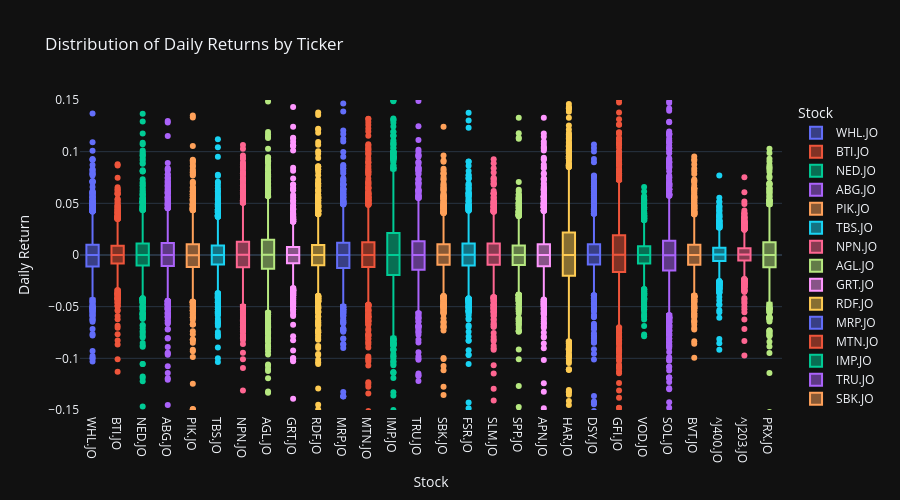

Notebook cell for this chart:
### Markdown cell above
## 3. Return distributions
Daily returns should be approximately normal with fat tails.
Any stock with extreme skew or outliers needs investigation.

### Code cell
# Box plot of daily returns per ticker — quickly shows outliers
fig = px.box(
    master.dropna(subset=["daily_return"]),
    x="ticker",
    y="daily_return",
    title="Distribution of Daily Returns by Ticker",
    color = 'ticker',
    labels={"daily_return": "Daily Return", "ticker": "Stock"},
    template="plotly_dark",
)
fig.update_layout(height=500)
fig.update_yaxes(range=[-0.15, 0.15])
fig.show()

# Summary statistics
print(master.groupby("ticker")["daily_return"].agg(
    ["mean", "std", "skew", "min", "max"]
).round(4).to_string())

### Figure 1 — Plotly figure (JSON) as saved in the notebook; plotly's stock layout.template omitted (floating-point values rounded to 4 significant figures; data arrays with more than 128 entries replaced by an {"elided": "..."} marker saying what was removed)
{"data": [{"alignmentgroup": "True", "hovertemplate": "Stock=%{x}<br>Daily Return=%{y}<extra></extra>", "legendgroup": "WHL.JO", "marker": {"color": "#636efa"}, "name": "WHL.JO", "notched": false, "offsetgroup": "WHL.JO", "orientation": "v", "showlegend": true, "type": "box", "x": {"elided": "2887 str values"}, "x0": " ", "xaxis": "x", "y": {"elided": "2887 float values"}, "y0": " ", "yaxis": "y"}, {"alignmentgroup": "True", "hovertemplate": "Stock=%{x}<br>Daily Return=%{y}<extra></extra>", "legendgroup": "BTI.JO", "marker": {"color": "#EF553B"}, "name": "BTI.JO", "notched": false, "offsetgroup": "BTI.JO", "orientation": "v", "showlegend": true, "type": "box", "x": {"elided": "2887 str values"}, "x0": " ", "xaxis": "x", "y": {"elided": "2887 float values"}, "y0": " ", "yaxis": "y"}, {"alignmentgroup": "True", "hovertemplate": "Stock=%{x}<br>Daily Return=%{y}<extra></extra>", "legendgroup": "NED.JO", "marker": {"color": "#00cc96"}, "name": "NED.JO", "notched": false, "offsetgroup": "NED.JO", "orientation": "v", "showlegend": true, "type": "box", "x": {"elided": "2887 str values"}, "x0": " ", "xaxis": "x", "y": {"elided": "2887 float values"}, "y0": " ", "yaxis": "y"}, {"alignmentgroup": "True", "hovertemplate": "Stock=%{x}<br>Daily Return=%{y}<extra></extra>", "legendgroup": "ABG.JO", "marker": {"color": "#ab63fa"}, "name": "ABG.JO", "notched": false, "offsetgroup": "ABG.JO", "orientation": "v", "showlegend": true, "type": "box", "x": {"elided": "2887 str values"}, "x0": " ", "xaxis": "x", "y": {"elided": "2887 float values"}, "y0": " ", "yaxis": "y"}, {"alignmentgroup": "True", "hovertemplate": "Stock=%{x}<br>Daily Return=%{y}<extra></extra>", "legendgroup": "PIK.JO", "marker": {"color": "#FFA15A"}, "name": "PIK.JO", "notched": false, "offsetgroup": "PIK.JO", "orientation": "v", "showlegend": true, "type": "box", "x": {"elided": "2887 str values"}, "x0": " ", "xaxis": "x", "y": {"elided": "2887 float values"}, "y0": " ", "yaxis": "y"}, {"alignmentgroup": "True", "hovertemplate": "Stock=%{x}<br>Daily Return=%{y}<extra></extra>", "legendgroup": "TBS.JO", "marker": {"color": "#19d3f3"}, "name": "TBS.JO", "notched": false, "offsetgroup": "TBS.JO", "orientation": "v", "showlegend": true, "type": "box", "x": {"elided": "2887 str values"}, "x0": " ", "xaxis": "x", "y": {"elided": "2887 float values"}, "y0": " ", "yaxis": "y"}, {"alignmentgroup": "True", "hovertemplate": "Stock=%{x}<br>Daily Return=%{y}<extra></extra>", "legendgroup": "NPN.JO", "marker": {"color": "#FF6692"}, "name": "NPN.JO", "notched": false, "offsetgroup": "NPN.JO", "orientation": "v", "showlegend": true, "type": "box", "x": {"elided": "2887 str values"}, "x0": " ", "xaxis": "x", "y": {"elided": "2887 float values"}, "y0": " ", "yaxis": "y"}, {"alignmentgroup": "True", "hovertemplate": "Stock=%{x}<br>Daily Return=%{y}<extra></extra>", "legendgroup": "AGL.JO", "marker": {"color": "#B6E880"}, "name": "AGL.JO", "notched": false, "offsetgroup": "AGL.JO", "orientation": "v", "showlegend": true, "type": "box", "x": {"elided": "2887 str values"}, "x0": " ", "xaxis": "x", "y": {"elided": "2887 float values"}, "y0": " ", "yaxis": "y"}, {"alignmentgroup": "True", "hovertemplate": "Stock=%{x}<br>Daily Return=%{y}<extra></extra>", "legendgroup": "GRT.JO", "marker": {"color": "#FF97FF"}, "name": "GRT.JO", "notched": false, "offsetgroup": "GRT.JO", "orientation": "v", "showlegend": true, "type": "box", "x": {"elided": "2887 str values"}, "x0": " ", "xaxis": "x", "y": {"elided": "2887 float values"}, "y0": " ", "yaxis": "y"}, {"alignmentgroup": "True", "hovertemplate": "Stock=%{x}<br>Daily Return=%{y}<extra></extra>", "legendgroup": "RDF.JO", "marker": {"color": "#FECB52"}, "name": "RDF.JO", "notched": false, "offsetgroup": "RDF.JO", "orientation": "v", "showlegend": true, "type": "box", "x": {"elided": "2887 str values"}, "x0": " ", "xaxis": "x", "y": {"elided": "2887 float values"}, "y0": " ", "yaxis": "y"}, {"alignmentgroup": "True", "hovertemplate": "Stock=%{x}<br>Daily Return=%{y}<extra></extra>", "legendgroup": "MRP.JO", "marker": {"color": "#636efa"}, "name": "MRP.JO", "notched": false, "offsetgroup": "MRP.JO", "orientation": "v", "showlegend": true, "type": "box", "x": {"elided": "2887 str values"}, "x0": " ", "xaxis": "x", "y": {"elided": "2887 float values"}, "y0": " ", "yaxis": "y"}, {"alignmentgroup": "True", "hovertemplate": "Stock=%{x}<br>Daily Return=%{y}<extra></extra>", "legendgroup": "MTN.JO", "marker": {"color": "#EF553B"}, "name": "MTN.JO", "notched": false, "offsetgroup": "MTN.JO", "orientation": "v", "showlegend": true, "type": "box", "x": {"elided": "2887 str values"}, "x0": " ", "xaxis": "x", "y": {"elided": "2887 float values"}, "y0": " ", "yaxis": "y"}, {"alignmentgroup": "True", "hovertemplate": "Stock=%{x}<br>Daily Return=%{y}<extra></extra>", "legendgroup": "IMP.JO", "marker": {"color": "#00cc96"}, "name": "IMP.JO", "notched": false, "offsetgroup": "IMP.JO", "orientation": "v", "showlegend": true, "type": "box", "x": {"elided": "2887 str values"}, "x0": " ", "xaxis": "x", "y": {"elided": "2887 float values"}, "y0": " ", "yaxis": "y"}, {"alignmentgroup": "True", "hovertemplate": "Stock=%{x}<br>Daily Return=%{y}<extra></extra>", "legendgroup": "TRU.JO", "marker": {"color": "#ab63fa"}, "name": "TRU.JO", "notched": false, "offsetgroup": "TRU.JO", "orientation": "v", "showlegend": true, "type": "box", "x": {"elided": "2887 str values"}, "x0": " ", "xaxis": "x", "y": {"elided": "2887 float values"}, "y0": " ", "yaxis": "y"}, {"alignmentgroup": "True", "hovertemplate": "Stock=%{x}<br>Daily Return=%{y}<extra></extra>", "legendgroup": "SBK.JO", "marker": {"color": "#FFA15A"}, "name": "SBK.JO", "notched": false, "offsetgroup": "SBK.JO", "orientation": "v", "showlegend": true, "type": "box", "x": {"elided": "2887 str values"}, "x0": " ", "xaxis": "x", "y": {"elided": "2887 float values"}, "y0": " ", "yaxis": "y"}, {"alignmentgroup": "True", "hovertemplate": "Stock=%{x}<br>Daily Return=%{y}<extra></extra>", "legendgroup": "FSR.JO", "marker": {"color": "#19d3f3"}, "name": "FSR.JO", "notched": false, "offsetgroup": "FSR.JO", "orientation": "v", "showlegend": true, "type": "box", "x": {"elided": "2887 str values"}, "x0": " ", "xaxis": "x", "y": {"elided": "2887 float values"}, "y0": " ", "yaxis": "y"}, {"alignmentgroup": "True", "hovertemplate": "Stock=%{x}<br>Daily Return=%{y}<extra></extra>", "legendgroup": "SLM.JO", "marker": {"color": "#FF6692"}, "name": "SLM.JO", "notched": false, "offsetgroup": "SLM.JO", "orientation": "v", "showlegend": true, "type": "box", "x": {"elided": "2887 str values"}, "x0": " ", "xaxis": "x", "y": {"elided": "2887 float values"}, "y0": " ", "yaxis": "y"}, {"alignmentgroup": "True", "hovertemplate": "Stock=%{x}<br>Daily Return=%{y}<extra></extra>", "legendgroup": "SPP.JO", "marker": {"color": "#B6E880"}, "name": "SPP.JO", "notched": false, "offsetgroup": "SPP.JO", "orientation": "v", "showlegend": true, "type": "box", "x": {"elided": "2887 str values"}, "x0": " ", "xaxis": "x", "y": {"elided": "2887 float values"}, "y0": " ", "yaxis": "y"}, {"alignmentgroup": "True", "hovertemplate": "Stock=%{x}<br>Daily Return=%{y}<extra></extra>", "legendgroup": "APN.JO", "marker": {"color": "#FF97FF"}, "name": "APN.JO", "notched": false, "offsetgroup": "APN.JO", "orientation": "v", "showlegend": true, "type": "box", "x": {"elided": "2887 str values"}, "x0": " ", "xaxis": "x", "y": {"elided": "2887 float values"}, "y0": " ", "yaxis": "y"}, {"alignmentgroup": "True", "hovertemplate": "Stock=%{x}<br>Daily Return=%{y}<extra></extra>", "legendgroup": "HAR.JO", "marker": {"color": "#FECB52"}, "name": "HAR.JO", "notched": false, "offsetgroup": "HAR.JO", "orientation": "v", "showlegend": true, "type": "box", "x": {"elided": "2887 str values"}, "x0": " ", "xaxis": "x", "y": {"elided": "2887 float values"}, "y0": " ", "yaxis": "y"}, {"alignmentgroup": "True", "hovertemplate": "Stock=%{x}<br>Daily Return=%{y}<extra></extra>", "legendgroup": "DSY.JO", "marker": {"color": "#636efa"}, "name": "DSY.JO", "notched": false, "offsetgroup": "DSY.JO", "orientation": "v", "showlegend": true, "type": "box", "x": {"elided": "2887 str values"}, "x0": " ", "xaxis": "x", "y": {"elided": "2887 float values"}, "y0": " ", "yaxis": "y"}, {"alignmentgroup": "True", "hovertemplate": "Stock=%{x}<br>Daily Return=%{y}<extra></extra>", "legendgroup": "GFI.JO", "marker": {"color": "#EF553B"}, "name": "GFI.JO", "notched": false, "offsetgroup": "GFI.JO", "orientation": "v", "showlegend": true, "type": "box", "x": {"elided": "2887 str values"}, "x0": " ", "xaxis": "x", "y": {"elided": "2887 float values"}, "y0": " ", "yaxis": "y"}, {"alignmentgroup": "True", "hovertemplate": "Stock=%{x}<br>Daily Return=%{y}<extra></extra>", "legendgroup": "VOD.JO", "marker": {"color": "#00cc96"}, "name": "VOD.JO", "notched": false, "offsetgroup": "VOD.JO", "orientation": "v", "showlegend": true, "type": "box", "x": {"elided": "2887 str values"}, "x0": " ", "xaxis": "x", "y": {"elided": "2887 float values"}, "y0": " ", "yaxis": "y"}, {"alignmentgroup": "True", "hovertemplate": "Stock=%{x}<br>Daily Return=%{y}<extra></extra>", "legendgroup": "SOL.JO", "marker": {"color": "#ab63fa"}, "name": "SOL.JO", "notched": false, "offsetgroup": "SOL.JO", "orientation": "v", "showlegend": true, "type": "box", "x": {"elided": "2887 str values"}, "x0": " ", "xaxis": "x", "y": {"elided": "2887 float values"}, "y0": " ", "yaxis": "y"}, {"alignmentgroup": "True", "hovertemplate": "Stock=%{x}<br>Daily Return=%{y}<extra></extra>", "legendgroup": "BVT.JO", "marker": {"color": "#FFA15A"}, "name": "BVT.JO", "notched": false, "offsetgroup": "BVT.JO", "orientation": "v", "showlegend": true, "type": "box", "x": {"elided": "2887 str values"}, "x0": " ", "xaxis": "x", "y": {"elided": "2887 float values"}, "y0": " ", "yaxis": "y"}, {"alignmentgroup": "True", "hovertemplate": "Stock=%{x}<br>Daily Return=%{y}<extra></extra>", "legendgroup": "^J400.JO", "marker": {"color": "#19d3f3"}, "name": "^J400.JO", "notched": false, "offsetgroup": "^J400.JO", "orientation": "v", "showlegend": true, "type": "box", "x": {"elided": "2756 str values"}, "x0": " ", "xaxis": "x", "y": {"elided": "2756 float values"}, "y0": " ", "yaxis": "y"}, {"alignmentgroup": "True", "hovertemplate": "Stock=%{x}<br>Daily Return=%{y}<extra></extra>", "legendgroup": "^J203.JO", "marker": {"color": "#FF6692"}, "name": "^J203.JO", "notched": false, "offsetgroup": "^J203.JO", "orientation": "v", "showlegend": true, "type": "box", "x": {"elided": "2868 str values"}, "x0": " ", "xaxis": "x", "y": {"elided": "2868 float values"}, "y0": " ", "yaxis": "y"}, {"alignmentgroup": "True", "hovertemplate": "Stock=%{x}<br>Daily Return=%{y}<extra></extra>", "legendgroup": "PRX.JO", "marker": {"color": "#B6E880"}, "name": "PRX.JO", "notched": false, "offsetgroup": "PRX.JO", "orientation": "v", "showlegend": true, "type": "box", "x": {"elided": "1686 str values"}, "x0": " ", "xaxis": "x", "y": {"elided": "1686 float values"}, "y0": " ", "yaxis": "y"}], "layout": {"boxmode": "overlay", "height": 500, "legend": {"title": {"text": "Stock"}, "tracegroupgap": 0}, "title": {"text": "Distribution of Daily Returns by Ticker"}, "xaxis": {"anchor": "y", "categoryarray": ["WHL.JO", "BTI.JO", "NED.JO", "ABG.JO", "PIK.JO", "TBS.JO", "NPN.JO", "AGL.JO", "GRT.JO", "RDF.JO", "MRP.JO", "MTN.JO", "IMP.JO", "TRU.JO", "SBK.JO", "FSR.JO", "SLM.JO", "SPP.JO", "APN.JO", "HAR.JO", "DSY.JO", "GFI.JO", "VOD.JO", "SOL.JO", "BVT.JO", "^J400.JO", "^J203.JO", "PRX.JO"], "categoryorder": "array", "domain": [0, 1], "title": {"text": "Stock"}}, "yaxis": {"anchor": "x", "domain": [0, 1], "range": [-0.15, 0.15], "title": {"text": "Daily Return"}}}}
